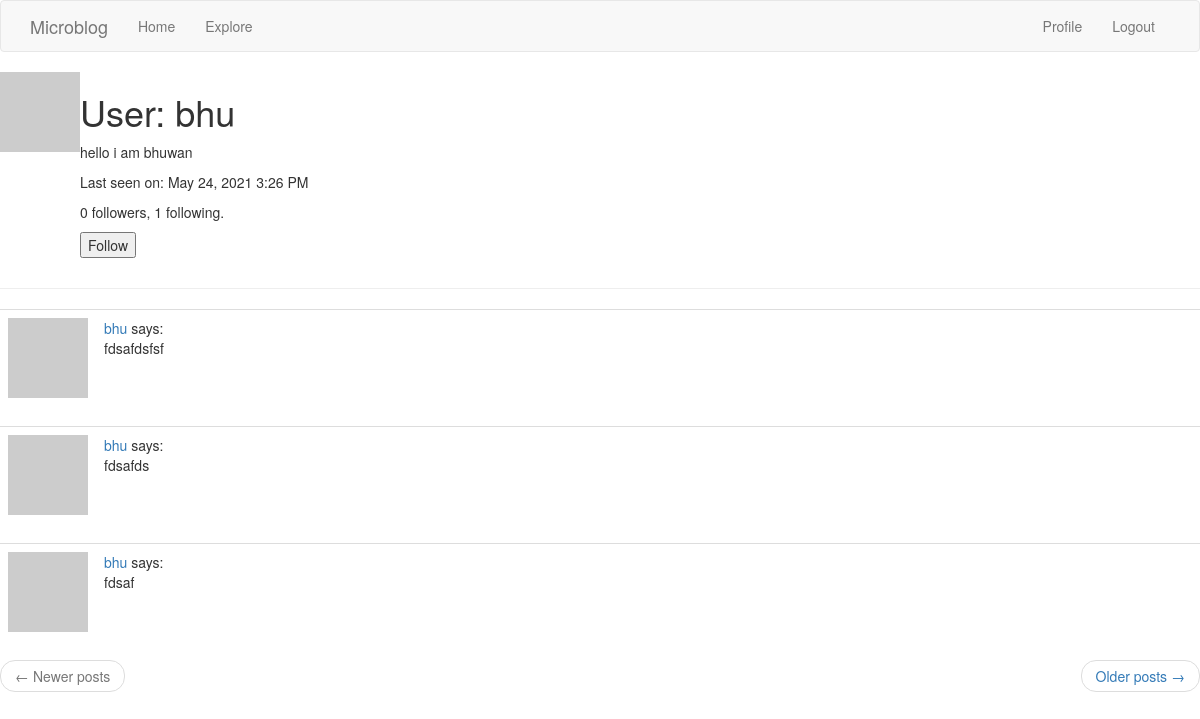
The app's page /user/bhu (signed in) with its own data.
### app/models.py (models this page shows, shortened)
class User(UserMixin,db.Model):
    id = db.Column(db.Integer, primary_key=True)
    username = db.Column(db.String(64), index=True, unique=True)
    email = db.Column(db.String(120), index=True, unique=True)
    password_hash = db.Column(db.String(256))
    posts = db.relationship('Post', backref='author', lazy='dynamic')
    about_me=db.Column(db.String(140))
    last_seen=db.Column(db.DateTime,default=datetime.utcnow)
    followed=db.relationship('User',secondary=followers,
                             primaryjoin=(followers.c.follower_id==id),
                             secondaryjoin=(followers.c.followed_id==id),
                             backref=db.backref('followers',lazy="dynamic"),lazy="dynamic")
    def avatar(self,size):
        digest=md5(self.email.lower().encode('utf-8')).hexdigest()
        return 'https://www.gravatar.com/avatar/{}?d=identicon&s={}'.format(
            digest, size)
    def is_following(self, user):
        return self.followed.filter(
            followers.c.followed_id == user.id).count() > 0

class Post(db.Model):
    id = db.Column(db.Integer, primary_key=True)
    body = db.Column(db.String(140))
    timestamp = db.Column(db.DateTime, index=True, default=datetime.utcnow)
    user_id = db.Column(db.Integer, db.ForeignKey('user.id'))

### app/routes.py (the view)
@app.route('/user/<username>')
@login_required
def user(username):
    user=User.query.filter_by(username=username).first_or_404()
    page=request.args.get("page",1,type=int)
    posts=user.posts.order_by(Post.timestamp.desc()).paginate(page,app.config["POSTS_PER_PAGE"],False)
    next_url=url_for("user",username=user.username,page=posts.next_num) if posts.has_next else None
    prev_url=url_for("user",username=user.username,page=posts.prev_num) if posts.has_prev else None
    form=EmptyForm()
    return render_template("user.html",user=user,posts=posts.items,form=form,next_url=next_url,prev_url=prev_url)

### app/forms.py
class EmptyForm(FlaskForm):
    submit=SubmitField("submit")

### app/models.py (called while the page is built)
@login.user_loader
def load_user(id):
    return User.query.get(int(id))

### app/routes.py (called while the page is built)
@app.before_request
def before_reques():
    if current_user.is_authenticated:
        current_user.last_seen=datetime.utcnow()
        db.session.commit()

### app/templates/user.html (shortened to what this page needs)
{% extends "base.html" %}
{% block content %}
<table>
<tr valign="top">
<td><img src="{{user.avatar(128)}}"></td>
<td>
<h1>User: {{ user.username }}</h1>
        {% if user.about_me %}<p>{{ user.about_me }}</p>{% endif %}
        {% if user.last_seen %}<p>Last seen on: {{ moment(user.last_seen ).format("LLL")}}</p>{% endif %}
        <p>{{ user.followers.count() }} followers, {{ user.followed.count() }} following.</p>
        {% if user == current_user %}
        <p><a href="{{ url_for('edit_profile') }}">Edit your profile</a></p>
        {% elif not current_user.is_following(user) %}
        <p>
            <form action="{{ url_for('follow', username=user.username) }}" method="post">
                {{ form.submit(value='Follow') }}
            </form>
        </p>
        {% endif %}
</td>
</tr>
</table>
<hr>
{% for post in posts %}
        {% include '_post.html' %}
    {% endfor %}
  <nav aria-label="...">
        <ul class="pager">
            <li class="previous{% if not prev_url %} disabled{% endif %}">
                <a href="{{ prev_url or '#' }}">
                    <span aria-hidden="true">&larr;</span> Newer posts
                </a>
            </li>
            <li class="next{% if not next_url %} disabled{% endif %}">
                <a href="{{ next_url or '#' }}">
                    Older posts <span aria-hidden="true">&rarr;</span>
                </a>
            </li>
        </ul>
    </nav>
{% endblock %}

### app/templates/_post.html
<table class="table table-hover">
        <tr>
            <td width="70px">
                <a href="{{ url_for('user', username=post.author.username) }}">
                    <img src="{{ post.author.avatar(70) }}" />
                </a>
            </td>
            <td>
                <a href="{{ url_for('user', username=post.author.username) }}">
                    {{ post.author.username }}
                </a>
                says:
                <br>
                {{ post.body }}
            </td>
        </tr>
    </table>

### records on screen
User: username "bhu", about_me "hello i am bhuwan", last_seen "May 24, 2021 3:26 PM"
Post: author.username "bhu", body "fdsafdsfsf"
Post: author.username "bhu", body "fdsafds"
Post: author.username "bhu", body "fdsaf"

### other values on screen
{{ user.followers.count() }} "0"
{{ user.followed.count() }} "1"
